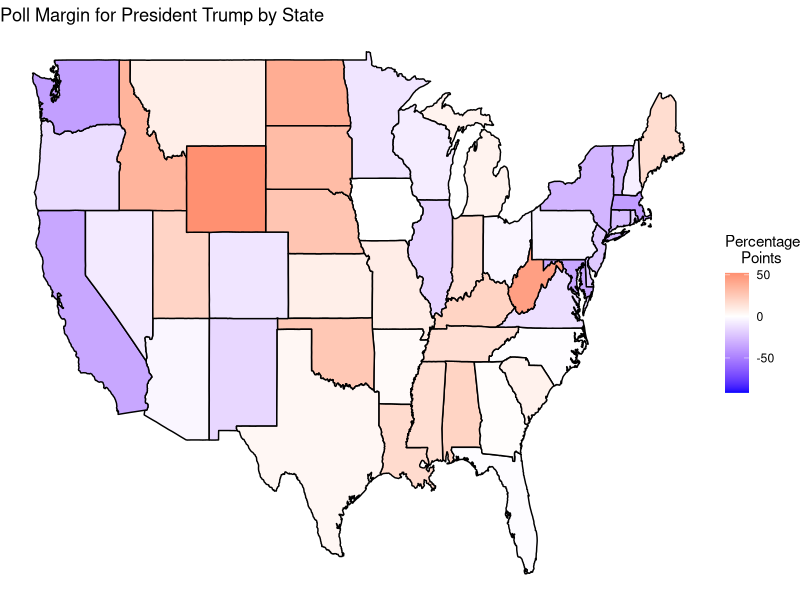

Write the R code that produced this figure. (Note: this script raises an error after producing the figure.)
library(tidyverse)

state_polls <- read_csv("../data/polls_2020.csv")
population <- read_csv("../data/population.csv")

states_map <- map_data("state")
unique(states_map$region)

polls <- state_polls %>% 
  left_join(population, by = c("state")) %>% 
  mutate(trump_votes = trump_poll * population,
         biden_votes = biden_poll * population,
         trump_2p = trump_votes/(trump_votes + biden_votes),
         trump_margin = 100* (2 * trump_2p - 1))

polls %>% 
  summarize(trump_total = sum(trump_votes)/sum(population),
            biden_total = sum(biden_votes)/sum(population))

polls$region <- tolower(polls$state)

polls %>% 
  left_join(states_map, by = "region") %>%
  ggplot(aes(long, lat, group = group)) +
  geom_polygon(aes(fill = trump_margin), color = "black") +
  scale_fill_gradient2(
    high = "red",
    mid = "white",
    low = "blue",
    midpoint = 0,
    name = "Percentage
    Points"
  ) +
  labs(title = "Poll Margin for President Trump by State") + 
  theme_void() +
  ggsave(filename = "poll_margin.jpg")
